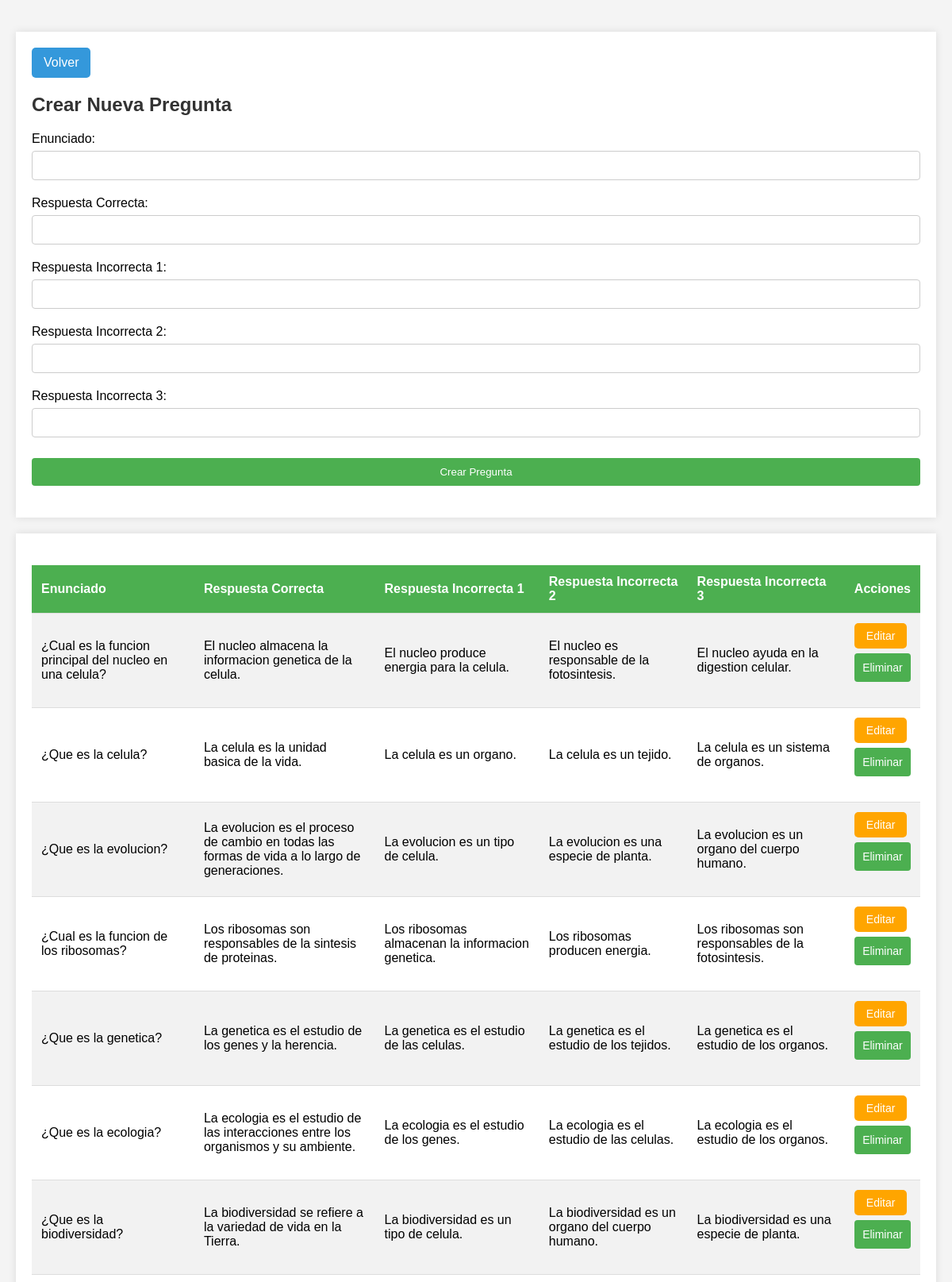
Page /biologiacrud.php (upper part) on the committed database.
### tables this page shows
CREATE TABLE `preguntas_biologia` (
  `id` int(11) NOT NULL,
  `enunciado` text NOT NULL,
  `respuesta_correcta` text NOT NULL,
  `respuesta_incorrecta1` text NOT NULL,
  `respuesta_incorrecta2` text NOT NULL,
  `respuesta_incorrecta3` text NOT NULL
);

### biologiacrud.php (the view, shortened to what this page needs)
<?php
require_once "conexion.php";
function obtenerPreguntas($conexion) {
    $result = $conexion->query("SELECT * FROM preguntas_biologia");
    return $result->fetch_all(MYSQLI_ASSOC);
}
$preguntas = obtenerPreguntas($conexion);
?>
<!DOCTYPE html>
<html lang="es">
<head>
    <link rel="stylesheet" href="crud.css">
</head>
<body>
<div class="form-container" style="text-align: left; margin-top: 20px;">
    <a href="salaadmin.php" class="boton-volver" style="display: inline-block; padding: 10px 15px; font-size: 16px; text-align: center; text-decoration: none; cursor: pointer; border-radius: 5px; background-color: #3498db; color: #fff; transition: background-color 0.3s ease;">Volver</a>
    <h2>Crear Nueva Pregunta</h2>
    <form method="post" action="biologiacrud.php">
        <label for="enunciado">Enunciado:</label>
        <input type="text" name="enunciado" id="enunciado" required>
        <label for="respuesta_correcta">Respuesta Correcta:</label>
        <input type="text" name="respuesta_correcta" id="respuesta_correcta" required>
        <label for="respuesta_incorrecta1">Respuesta Incorrecta 1:</label>
        <input type="text" name="respuesta_incorrecta1" id="respuesta_incorrecta1" required>
        <label for="respuesta_incorrecta2">Respuesta Incorrecta 2:</label>
        <input type="text" name="respuesta_incorrecta2" id="respuesta_incorrecta2" required>
        <label for="respuesta_incorrecta3">Respuesta Incorrecta 3:</label>
        <input type="text" name="respuesta_incorrecta3" id="respuesta_incorrecta3" required>
        <input type="submit" name="crear" value="Crear Pregunta">
    </form>
</div>
<div class="table-container">
    <table>
        <tr>
            <th>Enunciado</th>
            <th>Respuesta Correcta</th>
            <th>Respuesta Incorrecta 1</th>
            <th>Respuesta Incorrecta 2</th>
            <th>Respuesta Incorrecta 3</th>
            <th>Acciones</th>
        </tr>
        <?php foreach ($preguntas as $pregunta): ?>
        <tr>
            <td><?php echo htmlspecialchars($pregunta['enunciado']); ?></td>
            <td><?php echo htmlspecialchars($pregunta['respuesta_correcta']); ?></td>
            <td><?php echo htmlspecialchars($pregunta['respuesta_incorrecta1']); ?></td>
            <td><?php echo htmlspecialchars($pregunta['respuesta_incorrecta2']); ?></td>
            <td><?php echo htmlspecialchars($pregunta['respuesta_incorrecta3']); ?></td>
            <td>
                <button onclick="editarPregunta(<?php echo htmlspecialchars(json_encode($pregunta)); ?>)" class="boton editar">Editar</button>
                <form method="post" action="biologiacrud.php" onsubmit="return confirm('¿Estás seguro de que deseas eliminar esta pregunta?');">
                    <input type="submit" name="eliminar" value="Eliminar" class="boton eliminar">
                </form>
            </td>
        </tr>
        <?php endforeach; ?>
    </table>
</div>
</body>
</html>

### crud.css (style rules this page uses)
body { font-family: 'Arial', sans-serif; background-color: #f4f4f4; margin: 0; padding: 20px; }
h2 { color: #333; }
.form-container, .table-container { background-color: white; box-shadow: 0 0 10px rgba(0, 0, 0, 0.1); padding: 20px; margin-bottom: 20px; }
.table-container table { width: 100%; border-collapse: collapse; margin-top: 20px; }
.table-container th, .table-container td { text-align: left; padding: 12px; border-bottom: 1px solid #ddd; }
.table-container th { background-color: #4CAF50; color: white; }
.table-container tr:nth-child(even) { background-color: #f2f2f2; }
.boton { padding: 8px 15px; border: none; border-radius: 5px; cursor: pointer; font-size: 14px; }
.editar { background-color: #ffa500; color: white; }
.eliminar { background-color: #f44336; color: white; }
input[type="text"], input[type="submit"] { width: 100%; padding: 10px; margin: 6px 0 20px 0; display: inline-block; border: 1px solid #ccc; box-sizing: border-box; border-radius: 4px; }
input[type="submit"] { background-color: #4CAF50; color: white; border: none; }

### rows in the picture
preguntas_biologia: enunciado "¿Cual es la funcion principal del nucleo en una celula?", respuesta_correcta "El nucleo almacena la informacion genetica de la celula.", respuesta_incorrecta1 "El nucleo produce energia para la celula.", respuesta_incorrecta2 "El nucleo es responsable de la fotosintesis.", respuesta_incorrecta3 "El nucleo ayuda en la digestion celular."
preguntas_biologia: enunciado "¿Que es la celula?", respuesta_correcta "La celula es la unidad basica de la vida.", respuesta_incorrecta1 "La celula es un organo.", respuesta_incorrecta2 "La celula es un tejido.", respuesta_incorrecta3 "La celula es un sistema de organos."
preguntas_biologia: enunciado "¿Que es la evolucion?", respuesta_correcta "La evolucion es el proceso de cambio en todas las formas de vida a lo largo de generaciones.", respuesta_incorrecta1 "La evolucion es un tipo de celula.", respuesta_incorrecta2 "La evolucion es una especie de planta.", respuesta_incorrecta3 "La evolucion es un organo del cuerpo humano."
preguntas_biologia: enunciado "¿Cual es la funcion de los ribosomas?", respuesta_correcta "Los ribosomas son responsables de la sintesis de proteinas.", respuesta_incorrecta1 "Los ribosomas almacenan la informacion genetica.", respuesta_incorrecta2 "Los ribosomas producen energia.", respuesta_incorrecta3 "Los ribosomas son responsables de la fotosintesis."
preguntas_biologia: enunciado "¿Que es la genetica?", respuesta_correcta "La genetica es el estudio de los genes y la herencia.", respuesta_incorrecta1 "La genetica es el estudio de las celulas.", respuesta_incorrecta2 "La genetica es el estudio de los tejidos.", respuesta_incorrecta3 "La genetica es el estudio de los organos."
preguntas_biologia: enunciado "¿Que es la ecologia?", respuesta_correcta "La ecologia es el estudio de las interacciones entre los organismos y su ambiente.", respuesta_incorrecta1 "La ecologia es el estudio de los genes.", respuesta_incorrecta2 "La ecologia es el estudio de las celulas.", respuesta_incorrecta3 "La ecologia es el estudio de los organos."
preguntas_biologia: enunciado "¿Que es la biodiversidad?", respuesta_correcta "La biodiversidad se refiere a la variedad de vida en la Tierra.", respuesta_incorrecta1 "La biodiversidad es un tipo de celula.", respuesta_incorrecta2 "La biodiversidad es un organo del cuerpo humano.", respuesta_incorrecta3 "La biodiversidad es una especie de planta."
